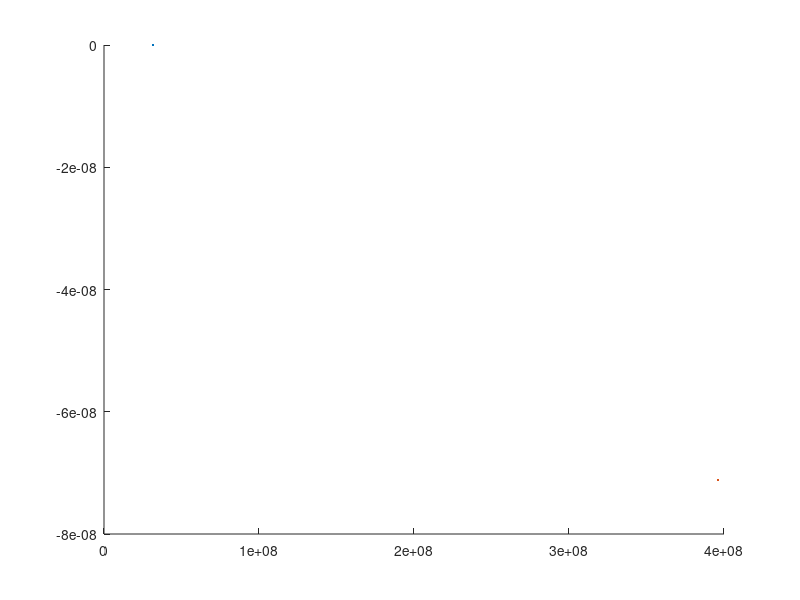

Write MATLAB code to recreate this figure. (Note: this script raises an error after producing the figure.)
clc; clear all; close all;

%Simulation parameters
dt = 10;                     %s
scale = 0.001;              %can't plot too large numbers have to scale down
time = 50;                   %hours to simulate
planetScale = 5;            %Scale up planets to make them visible
G = 6.667408*10^-11;        %m^3*kg^-1*s^-1


%Earth parameters
earthRadius = 6371000;      %m
earthMass = 5.9722*10^24;   %kg

%Moon parameters
moonMass = 7.34767309*10^22;   %kg
moonRadius = 1737100;        %m
moonOrbitRadius = 387500000; %m
moonOrbitalPeriod = 27.32;        %days
moonTheta = 1*pi()/2;
moonPos = moonOrbitRadius*[cos(moonTheta),sin(moonTheta)];

%Initial sattelite parameters
satV = 7667;                            %m/s ISS = 7667,
altitude = 400000;                      %m  ISS = 400000,
theta = 3*pi()/2;

%Initial position and velocity
rSat = altitude + earthRadius;
r_sat_earth = rSat*[cos(theta), sin(theta)];            %m
satV = satV*[cos(theta+pi()/2), sin(theta+pi()/2)];     %m/s

%Draw initial positions
drawCircle(planetScale*earthRadius, 0, 0, scale);
drawCircle(planetScale*moonRadius, moonPos(1), moonPos(2), scale);

%Time data
t = 0;
tEnd = 3600;
ii = 1;


%Time loop
ii = 0;
while t < tEnd
  %Location of moon
  moonTheta = moonTheta + 2*pi()/moonOrbitalPeriod/24/3600*dt;
  moonPos = moonOrbitRadius*[cos(moonTheta),sin(moonTheta)];
  r_moon_sat = moonPos - rSat;
  
  %calculation of orbital parameters
  theta = atan2(r_sat_earth(2),r_sat_earth(1));
  rSat = norm(r_sat_earth);
  a_earth_sat = -G*earthMass/rSat^3*[r_sat_earth(1), r_sat_earth(2)];
  a_moon_sat = -G*moonMass/r_moon_sat^3*[r_moon_sat(1), r_moon_sat(2)];
  a = a_earth_sat; + a_moon_sat;
  
  %integrator
  r_sat_earth = r_sat_earth + satV*dt;
  satV = satV + a*dt;
  
  %save plots
  posX(ii) = r_sat_earth(1);
  posY(ii) = r_sat_earth(2);
  theta_plot(ii) = theta;
  t_plot(ii) = t;
  
  %Update time data
  t = t + dt;
  ii = ii+1;
  
  %Stop loop after time has passed
  if t > 3600*time
    break;
  endif
end

plot(scale*posX, scale*posY);
hold on;
grid on;

drawCircle(planetScale*moonRadius, moonPos(1), moonPos(2), scale);